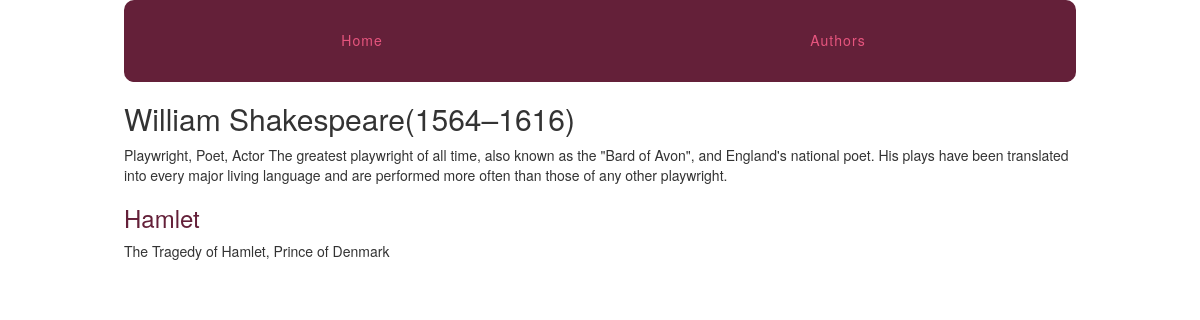
The page /authors/2/ on the database its author committed.
### authors/models.py (models this page shows, shortened)
class Author(models.Model):
    name = models.CharField(max_length=255)
    about = models.TextField()

class Book(models.Model):
    title = models.CharField(max_length=255)
    description = models.TextField()
    review = models.TextField(blank=True, null=True)
    order = models.IntegerField(default=0)
    author = models.ForeignKey(Author)
    class Meta:
        ordering = ['order',]

### authors/views.py (the view)
# urls.py: url(r'(?P<pk>\d+)/$', views.author_detail, name='detail'),
def author_detail(request, pk):
    author = get_object_or_404(Author, pk=pk)
    return render(request, 'authors/author_detail.html', {'author': author})

### authors/templates/authors/author_detail.html (shortened to what this page needs)
{% extends "layout.html" %}
{% block content %}
    <article>
        <h2>{{author.name}}</h2>
        {{author.about}}
        <section>
            {% for book in author.book_set.all %}
            <h3>
                <a href="{% url 'authors:book' author_pk=book.author.pk book_pk=book.pk %}">{{book.title}}</a>
            </h3>
            {{book.description}}
            {% endfor %}
        </section>
    </article>
{% endblock %}

### assets/css/layout.css (style rules this page uses)
html { box-sizing: border-box; }
*, *::after, *::before { box-sizing: inherit; }
article h2 a, article h3 a { color: #642039; text-decoration: none; }

### rows shown on the page
Author: name "William Shakespeare(1564–1616)", about "Playwright, Poet, Actor The greatest playwright of all time, also known as the \"Bard of Avon\", and England's national poet. His plays have been translated into every major living language and are performed more often than those of any other playwright."
Book: title "Hamlet", description "The Tragedy of Hamlet, Prince of Denmark"
